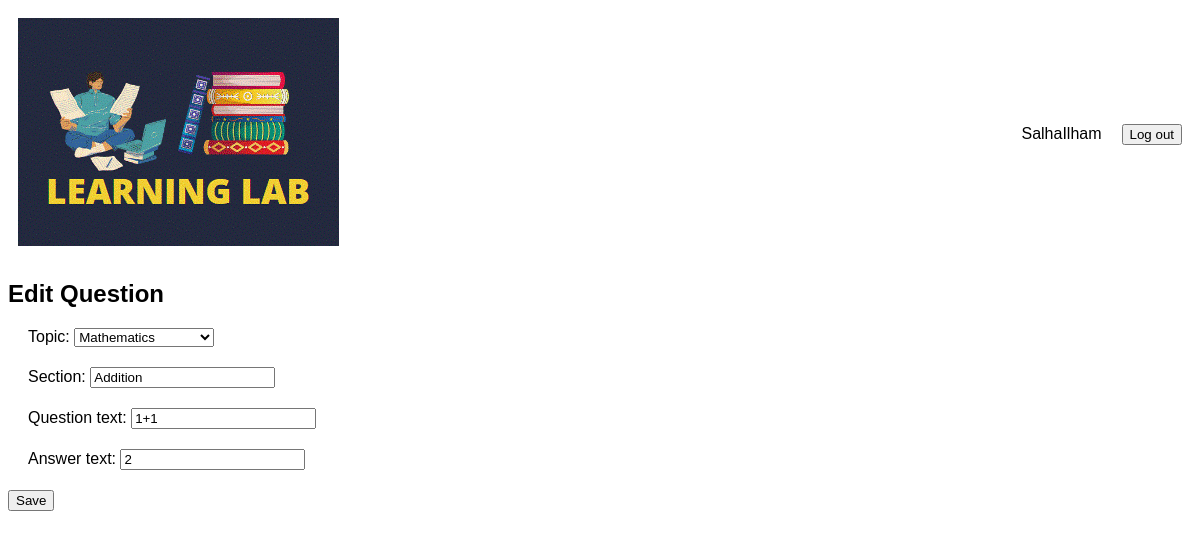
/eduprod/question/1/edit/ (signed in), run on the app's committed database.
### eduprod/models.py (models this page shows, shortened)
class Question(models.Model):
    Topic_Choices =[
    ('General', 'General Knowledge'),
    ('Maths', 'Mathematics'),
    ]
    topic = models.CharField(max_length=200, choices=Topic_Choices, default='General')
    section = models.CharField(max_length=200, default='General')
    question_text = models.CharField(max_length=200, default='')
    answer_text = models.CharField(max_length=200, default='')

### eduprod/views.py (the view)
# urls.py: path('question/<int:pk>/edit/', QuestionUpdate.as_view(), name='question_edit'),
class QuestionUpdate(LoginRequiredMixin, UpdateView):
    model = Question
    form_class = QuestionForm
    template_name = 'eduprod/question_form.html'
    success_url = reverse_lazy('eduprod:question_list')  # Redirect to the question list page after updating

### eduprod/forms.py
class QuestionForm(forms.ModelForm):
    class Meta:
        model = Question
        fields = ['topic', 'section', 'question_text', 'answer_text']

### eduprod/templates/eduprod/question_form.html (shortened to what this page needs)
{% extends "eduprod/layout.html" %}
{% block body %}
<h2>{% if object %}Edit Question{% else %}Add Question{% endif %}</h2>
<form method="post">
    {{ form.as_p }}
    <button type="submit">Save</button>
</form>
{% endblock %}

### eduprod/templates/eduprod/layout.html (shortened to what this page needs)
{% load static %}
<!DOCTYPE html>
<html lang="en">
<head>
    <link href="{% static 'users/styles.css' %}" rel="stylesheet">
</head>
<body>
    <div class="header">
        <div class="logo">
            <img src="{% static 'users/logo.gif' %}" alt="Logo">
        </div>
        <div class="user-info">
            <span>{{ user.username }}</span>
            <form action="{% url 'users:logout' %}" method="post" style="margin: 0; margin-left: 20px;">
                <button type="submit">Log out</button>
            </form>
        </div>
    </div>
    {% block body %}
    {% endblock %}
</body>
</html>

### users/static/users/styles.css (style rules this page uses)
body { font-family: Arial, sans-serif; padding: 0px; }
p { margin: 20px; }
.header { display: flex; align-items: center; justify-content: space-between; padding: 10px; }
.logo img { height: auto; width: auto; }
.user-info { display: flex; align-items: center; }

### data on the page
Question: topic "Mathematics", section "Addition", question_text "1+1", answer_text "2"

### other printed values
{{ user.username }} "SalhaIlham"
